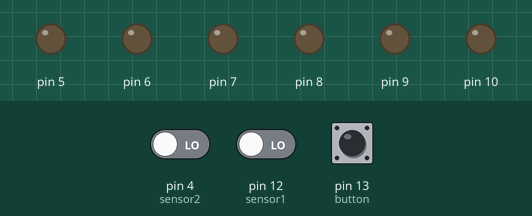
Simulated run of this sketch. Board: Arduino Uno, built with avr-gcc and run on an emulated ATmega328P. Shown: output pins drawn as LEDs (lit = HIGH). Dashed ring = blinking. Inputs (shaded band) come from the test bench; at power-on: pin 13 (button) HIGH, pin 4 (sensor2) LOW, pin 12 (sensor1) LOW. What the sketch prints to the serial monitor is not drawn.

Above: at 1.2 s.
1.3 s: pin 13 (button) pulled LOW for 0.15 s
At 2.5 s:
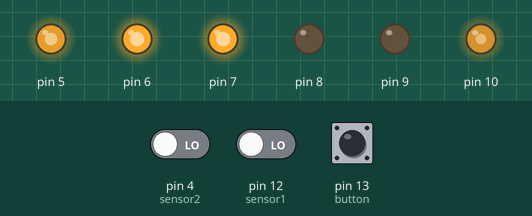
2.9 s: pin 4 (sensor2) driven HIGH
At 3.3 s:
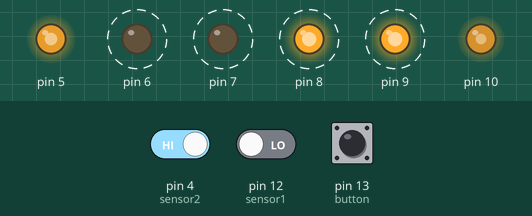
5.9 s: pin 4 (sensor2) driven LOW
At 6.98 s:
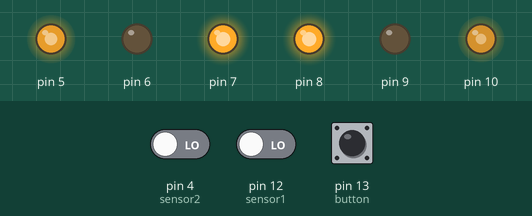
8.9 s: pin 12 (sensor1) driven HIGH
11.9 s: pin 12 (sensor1) driven LOW
At 13.7 s:
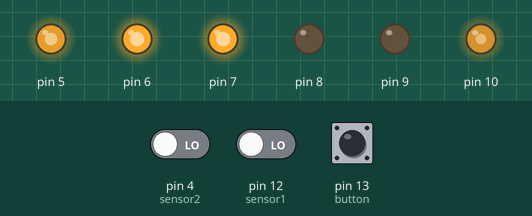
Timing chart, 0 to 15.9 s (numbered marks = the images above; inputs shaded):
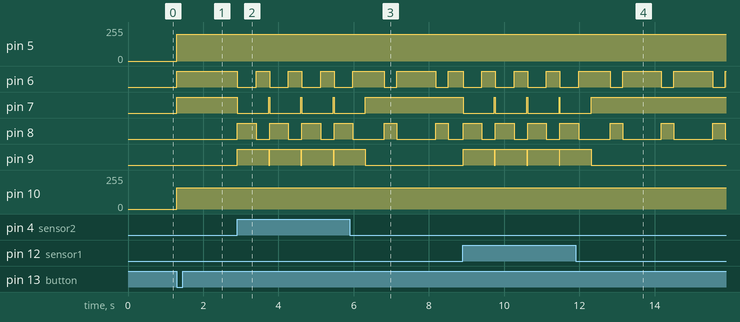

Measured:
- after the input at 1.3 s, pin 5: 0/255 → 200/255 at once; pin 6, pin 7: LOW → HIGH at once; pin 10: 0/255 → 158/255 at once
- after the input at 2.9 s, pin 6: alternates HIGH for 0.36 s and LOW for 0.50 s, starting at once; pin 7: alternates HIGH for 0.03 s and LOW for 0.83 s, starting at once; pin 8: alternates HIGH for 0.50 s and LOW for 0.36 s, starting at once; pin 9: alternates HIGH for 0.83 s and LOW for 0.03 s, starting at once
- after the input at 5.9 s, pin 7: goes on until 6.3 s, then stays HIGH; pin 9: goes on until 6.3 s, then stays LOW
- after the input at 11.9 s, pin 7: goes on until 12.3 s, then stays HIGH; pin 9: goes on until 12.3 s, then stays LOW

The sketch:

maze.ino
```cpp
/*
  maze
*/

#include <DCMotorControl.h>

DCMotorControl motorControl(158, 200, 10, 5, 9, 7, 8, 6);
int button = 13;
int sensor1 = 12;
int sensor2 = 4;
boolean buttonState;
int state = 100;
int distance = 1.0;

void setup()
{
  Serial.begin(9600);
  pinMode(button, INPUT);
  pinMode(sensor1, INPUT);
  pinMode(sensor2, INPUT);
  Serial.print("Robot on \n");
}


void loop()
{
  if (state == 0)
  {
    start();
  }
  else if (state == 1)
  {
     followWall();
  }
  else if (state == 2)
  {
     followCorner();
  }
  else if (digitalRead(button) != HIGH)
  {
    state = 0;
  }
}

void start()
{
  if (findWall(3) == true)
  {
    state = 1;
  }
  else
  {
    state = 0;
  }
}


void spiral()
{
  double r = 0;
  double a = 1.0;
  double b = 0;
  double angle = 0;
  double radian = 0;
  for (radian; radian < 6.28; radian += .001)
  {
    r = radian*a + b;
    angle = radianToDeg(radian);
    motorControl.forward(r);
    motorControl.right(angle);
    if (digitalRead(sensor1) == HIGH || digitalRead(sensor2) == HIGH)
    {
      state = 1;
      break;
    }
  }
}

double radianToDeg(double radian)
{
  double deg = (180/3.14) * radian;
  return deg;
}

boolean findWall(double mult)
{
 for (double x = 0; x < distance*mult; x += .05)
  {
    motorControl.forward(.05);
    if (digitalRead(sensor1) == HIGH || digitalRead(sensor2) == HIGH)
    {
      return true;
    }
  }
 return false;
}

void followWall()
{
  motorControl.backward(distance);
  motorControl.right(90);
  if (findWall(1) == true)
  {
    state = 1;
    return;
  }
  motorControl.left(90);
  if (findWall(2) == false)
  {
    state = 2;
  }
  else
  {
    state = 1;
  }
}

void followCorner()
{
  motorControl.left(90);
  if (findWall(2) == true)
  {
    state = 1;
    return;
  }
  motorControl.left(90);
  if (findWall(2) == false)
  {
    state = 1;
  }
  else
  {
    state = 1;
  }
}
```
